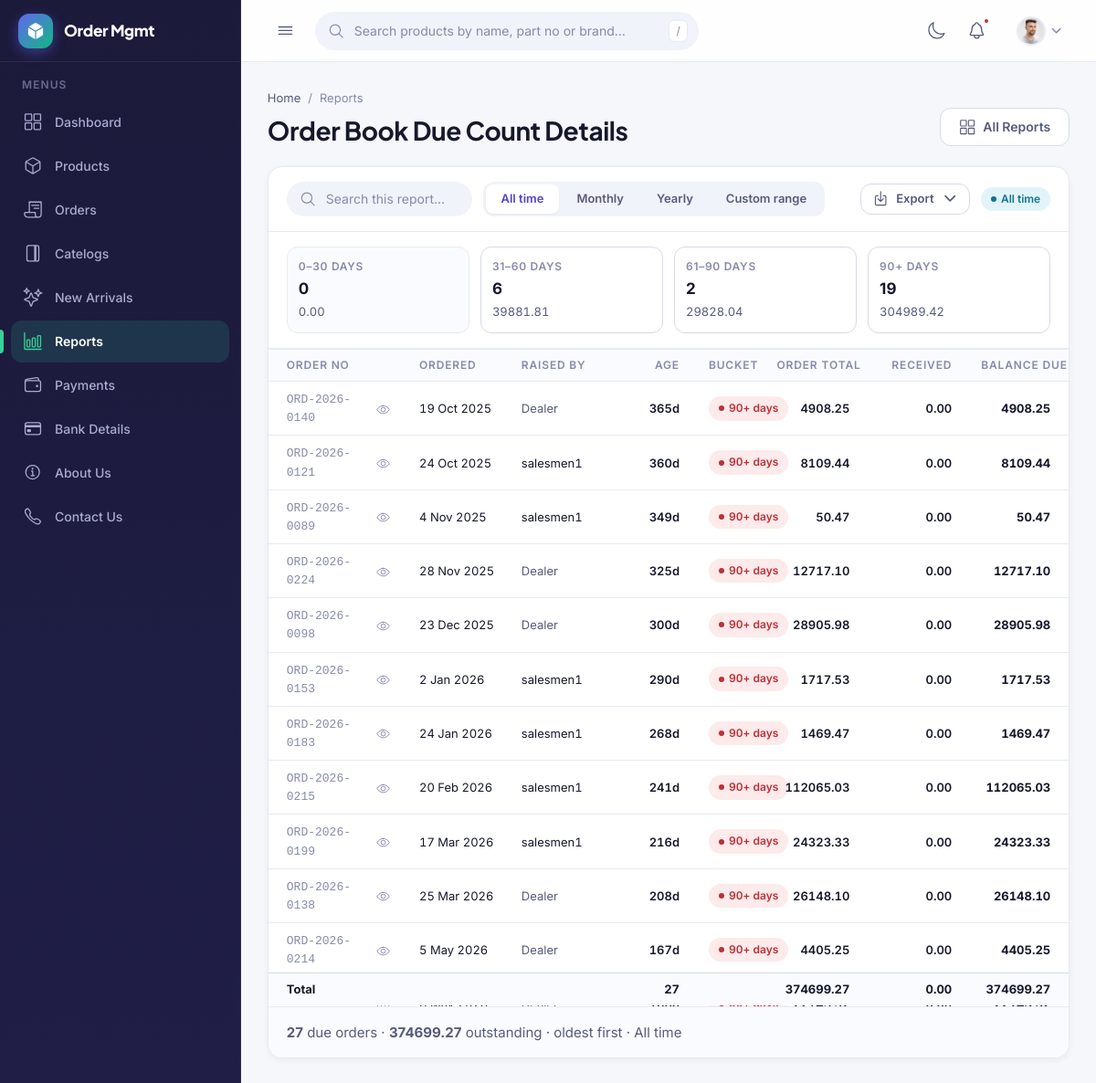
Page /reports/due-count (signed in) on the committed database.
### myorder/models.py (models this page shows, shortened)
class Order(models.Model):
    class Status(models.TextChoices):
        DRAFT = "draft", "Draft"
        HOLD = "hold", "On hold"
        FINAL = "final", "Final"
    dealer = models.ForeignKey(DealerProfile, on_delete=models.PROTECT, related_name="orders")
    sales_executive = models.ForeignKey(
        SalesExecutive,
        on_delete=models.PROTECT,
        related_name="orders",
        null=True, blank=True,
        help_text="Leave empty when the dealer placed the order themselves.",
    )
    order_no = models.CharField(max_length=20, unique=True, blank=True)
    status = models.CharField(max_length=5, choices=Status.choices, default=Status.DRAFT)
    ordered_on = models.DateField(default=timezone.localdate)
    created_at = models.DateTimeField(auto_now_add=True)
    updated_at = models.DateTimeField(auto_now=True)
    class Meta:
        ordering = ["-pk"]
    @property
    def is_direct(self):
        return self.sales_executive_id is None
    @property
    def total_net(self):
        return sum((i.line_net for i in self.items.all()), Decimal("0.00"))
    @property
    def total_gst(self):
        return sum((i.line_gst for i in self.items.all()), Decimal("0.00"))
    @property
    def total_amount(self):
        return self.total_net + self.total_gst

### delaer/models.py (models this page shows, shortened)
class SalesExecutive(models.Model):
    user = models.OneToOneField(
        settings.AUTH_USER_MODEL,
        on_delete=models.CASCADE,
        related_name="sales_profile",
    )
    name = models.CharField("Full name", max_length=200)
    code = models.CharField(
        max_length=20, unique=True, blank=True,
        help_text="Left blank, the next SE-0001 is allotted on save.",
    )
    mobile = models.CharField("Mobile", max_length=10, validators=[MOBILE_VALIDATOR])
    email = models.EmailField("Email", blank=True)
    territory = models.CharField(
        max_length=120, blank=True,
        help_text="Area or region this executive covers. For reporting only.",
    )
    is_active = models.BooleanField(
        default=True,
        help_text="Untick to stop new orders being raised in this name, "
                  "without touching the orders already placed.",
    )
    created_at = models.DateTimeField(auto_now_add=True)
    updated_at = models.DateTimeField(auto_now=True)
    class Meta:
        ordering = ["name"]
        verbose_name = "Sales executive"
        verbose_name_plural = "Sales executives"
    def save(self, *args, **kwargs):
        if not self.code:
            self.code = self._next_code()
        super().save(*args, **kwargs)

### reports/views.py (the view)
# urls.py: path("due-count", views.due_count, name="due_count"),
@login_required
def due_count(request):
    filters = read_filter(request)
    today = timezone.localdate()
    orders = (
        report_orders(request, filters)
        .prefetch_related("items__product", "payments")
    )
    orders = search_orders(list(orders), filters["search"])
    rows = []
    for row in _with_payment(orders):
        if row["balance"] <= ZERO:
            continue
        days = (today - row["order"].ordered_on).days
        rows.append({**row, "days": days, "bucket": _bucket_for(days)})
    rows.sort(key=lambda r: r["days"], reverse=True)
    summary = []
    for label, _low, _high in AGE_BUCKETS:
        in_band = [r for r in rows if r["bucket"] == label]
        summary.append({
            "label": label,
            "count": len(in_band),
            "amount": sum((r["balance"] for r in in_band), ZERO),
        })
    return TemplateResponse(request, "reports/due_count.html", _page(
        request, filters, slug="due-count", paginate="rows",
        extra={
            "rows": rows,
            "summary": summary,
            "totals": {
                "count": len(rows),
                "order_total": sum((r["total"] for r in rows), ZERO),
                "paid": sum((r["paid"] for r in rows), ZERO),
                "balance": sum((r["balance"] for r in rows), ZERO),
            },
        },
    ))

### delaer/context_processors.py (called while the page is built)
def roles(request):
    user = getattr(request, "user", None)
    if user is None or not user.is_authenticated:
        return {"user_is_sales": False, "user_is_manager": False, "user_is_dealer": False}
    from myorder.views import is_manager, is_sales
    return {
        "user_is_sales": is_sales(user),
        "user_is_manager": is_manager(user),
        "user_is_dealer": hasattr(user, "dealer_profile"),
    }

### myorder/models.py (called while the page is built)
    @property
    def line_net(self):
        return (self.rate * self.qty).quantize(Decimal("0.01"))

    @property
    def line_gst(self):
        return (self.line_net * self.gst / 100).quantize(Decimal("0.01"))

### myorder/views.py (called while the page is built)
def _dealer(request):
    return DealerProfile.objects.filter(user=request.user).first()

def is_manager(user):
    return (
        user.is_superuser
        or user.is_staff
        or user.groups.filter(name="Management").exists()
    )

def _sales(request):
    user = request.user
    if not user.is_authenticated:
        return None
    return SalesExecutive.objects.filter(user=user, is_active=True).first()

def is_sales(user):
    return (
        user.is_authenticated
        and SalesExecutive.objects.filter(user=user, is_active=True).exists()
    )

def _visible_orders(request):
    orders = (
        Order.objects
        .select_related("dealer", "sales_executive")
        .prefetch_related("items__product")
    )
    if is_manager(request.user):
        return orders
    mine = Q(pk__in=[])          # matches nothing until a profile says otherwise
    sales = _sales(request)
    if sales:
        mine |= Q(sales_executive=sales)
    dealer = _dealer(request)
    if dealer:
        mine |= Q(dealer=dealer)
    return orders.filter(mine)

### payment/models.py (called while the page is built)
def order_paid(order):
    total = order.payments.aggregate(t=models.Sum("amount"))["t"]
    return total or Decimal("0.00")

### reports/services.py (called while the page is built, shortened)
def apply_dates(queryset, filters, field):
    if filters["date_from"]:
        queryset = queryset.filter(**{f"{field}__gte": filters["date_from"]})
    if filters["date_to"]:
        queryset = queryset.filter(**{f"{field}__lte": filters["date_to"]})
    return queryset

def search_orders(orders, term):
    if not term:
        return orders

### reports/views.py (called while the page is built)
def _with_payment(orders):
    rows = []
    for order in orders:
        total = order.total_amount
        paid = order_paid(order)
        rows.append({
            "order": order,
            "total": total,
            "paid": paid,
            "balance": max(total - paid, ZERO),
        })
    return rows

### templates/reports/due_count.html (shortened to what this page needs)
{% extends "reports/_report_base.html" %}
{% block report %}
<div id="reportResults" data-live-region>
<div class="age-strip">
    {% for band in summary %}
    <div class="age-band{% if band.count %} is-live{% endif %}">
        <span class="age-band__label">{{ band.label }}</span>
        <span class="age-band__count">{{ band.count }}</span>
        <span class="age-band__amount">{{ band.amount }}</span>
    </div>
    {% endfor %}
</div>
<div class="table-wrap table-wrap--tall">
    <table class="table table--stack table--fixed">
        <colgroup>
            <col class="w-orderno">
            <col class="w-date"><col class="w-name"><col class="w-qty"><col class="w-status">
            <col class="w-money"><col class="w-money"><col class="w-money">
        </colgroup>
        <thead>
            <tr>
                <th>Order No</th>
                <th class="hide-sm">Ordered</th>
                <th class="hide-sm">Raised By</th>
                <th class="num">Age</th>
                <th>Bucket</th>
                <th class="num hide-sm">Order Total</th>
                <th class="num hide-sm">Received</th>
                <th class="num">Balance Due</th>
            </tr>
        </thead>
        <tbody>
            {% for row in rows %}
            <tr>
                <td data-label="Order No" class="cell-orderno">
                    <a class="order-ref" href="{% url 'myorder:edit' row.order.pk %}"
                       title="View order {{ row.order.order_no }}">
                        <code class="dim">{{ row.order.order_no }}</code>
                        <ion-icon name="eye-outline" aria-hidden="true"></ion-icon>
                    </a>
                </td>
                <td data-label="Ordered" class="hide-sm cell-date">{{ row.order.ordered_on|date:"j M Y" }}</td>
                <td data-label="Raised By" class="hide-sm">
                    {% if row.order.is_direct %}
                    <span class="muted">Dealer</span>
                    {% else %}
                    {{ row.order.sales_executive.name }}
                    {% endif %}
                </td>
                <td data-label="Age" class="num">{{ row.days }}d</td>
                <td data-label="Bucket">
                    <span class="badge badge--{% if row.days > 90 %}danger{% elif row.days > 60 %}warning{% elif row.days > 30 %}info{% else %}neutral{% endif %}">
                        {{ row.bucket }}
                    </span>
                </td>
                <td data-label="Order Total" class="num hide-sm">{{ row.total }}</td>
                <td data-label="Received" class="num hide-sm">{{ row.paid }}</td>
                <td data-label="Balance Due" class="num"><strong>{{ row.balance }}</strong></td>
            </tr>
            {% endfor %}
        </tbody>
        {% if rows %}
        <tfoot>
            <tr>
                <td{% if is_manager %} colspan="2"{% endif %}><strong>Total</strong></td>
                <td class="hide-sm"></td>
                <td class="hide-sm"></td>
                <td class="num"><strong>{{ totals.count }}</strong></td>
                <td></td>
                <td class="num hide-sm"><strong>{{ totals.order_total }}</strong></td>
                <td class="num hide-sm"><strong>{{ totals.paid }}</strong></td>
                <td class="num"><strong>{{ totals.balance }}</strong></td>
            </tr>
        </tfoot>
        {% endif %}
    </table>
</div>
<div class="panel__foot">
    <div class="pagination">
        <span class="muted">
            <strong>{{ totals.count }}</strong> due order{{ totals.count|pluralize }}
            &middot; <strong>{{ totals.balance }}</strong> outstanding
            &middot; oldest first &middot; {{ label }}
        </span>
    </div>
</div>
</div>
{% endblock %}

### rows in the picture
Order: order.order_no "ORD-2026-0140", order.ordered_on "19 Oct 2025", shows "Dealer", days "365", bucket "90+ days", total "4908.25", paid "0.00", balance "4908.25"
Order: order.order_no "ORD-2026-0121", order.ordered_on "24 Oct 2025", order.sales_executive.name "salesmen1", days "360", bucket "90+ days", total "8109.44", paid "0.00", balance "8109.44"
Order: order.order_no "ORD-2026-0089", order.ordered_on "4 Nov 2025", order.sales_executive.name "salesmen1", days "349", bucket "90+ days", total "50.47", paid "0.00", balance "50.47"
Order: order.order_no "ORD-2026-0224", order.ordered_on "28 Nov 2025", shows "Dealer", days "325", bucket "90+ days", total "12717.10", paid "0.00", balance "12717.10"
Order: order.order_no "ORD-2026-0098", order.ordered_on "23 Dec 2025", shows "Dealer", days "300", bucket "90+ days", total "28905.98", paid "0.00", balance "28905.98"
Order: order.order_no "ORD-2026-0153", order.ordered_on "2 Jan 2026", order.sales_executive.name "salesmen1", days "290", bucket "90+ days", total "1717.53", paid "0.00", balance "1717.53"
Order: order.order_no "ORD-2026-0183", order.ordered_on "24 Jan 2026", order.sales_executive.name "salesmen1", days "268", bucket "90+ days", total "1469.47", paid "0.00", balance "1469.47"
Order: order.order_no "ORD-2026-0215", order.ordered_on "20 Feb 2026", order.sales_executive.name "salesmen1", days "241", bucket "90+ days", total "112065.03", paid "0.00", balance "112065.03"
Order: order.order_no "ORD-2026-0199", order.ordered_on "17 Mar 2026", order.sales_executive.name "salesmen1", days "216", bucket "90+ days", total "24323.33", paid "0.00", balance "24323.33"
Order: order.order_no "ORD-2026-0138", order.ordered_on "25 Mar 2026", shows "Dealer", days "208", bucket "90+ days", total "26148.10", paid "0.00", balance "26148.10"
Order: order.order_no "ORD-2026-0214", order.ordered_on "5 May 2026", shows "Dealer", days "167", bucket "90+ days", total "4405.25", paid "0.00", balance "4405.25"

### other values in the picture
{{ card.name }} "Order Book Due Count Details"
{{ name }} "All time" "Monthly" "Yearly" "Custom range"
{{ label }} "All time"
{{ band.label }} "0–30 DAYS" "31–60 DAYS" "61–90 DAYS" "90+ DAYS"
{{ band.count }} "0" "6" "2" "19"
{{ band.amount }} "0.00" "39881.81" "29828.04" "304989.42"
{{ totals.count }} "27"
{{ totals.order_total }} "374699.27"
{{ totals.paid }} "0.00"
{{ totals.balance }} "374699.27"
